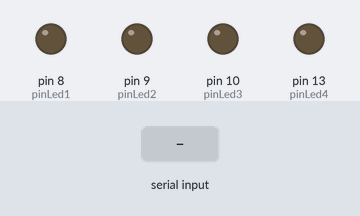
Bench run of a sketch on a simulated Arduino Uno, built with avr-gcc and run on an emulated ATmega328P. Shown: output pins drawn as LEDs (lit = HIGH). The inputs (shaded band) are chosen by the test bench. What the sketch prints to the serial monitor is not drawn.

Above: at 1.2 s.
1.3 s: "S" received over Serial
At 2.1 s:
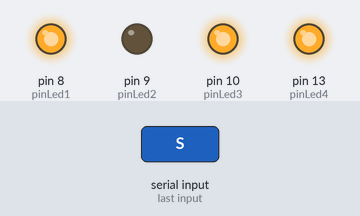
3.8 s: "V" received over Serial
At 4.3 s:
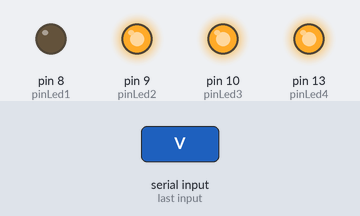
Timing chart, 0 to 7.3 s (numbered marks = the images above; inputs shaded):
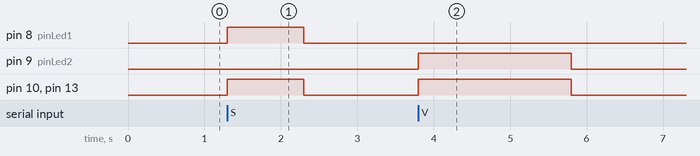

The sketch:

Arduino_TTL_output_upon_serial_trigger.ino
```cpp
const int pinLed1 =  8; // Led1 for Sounds
const int pinLed2 =  9; // Led2 for Visuals
const int pinLed3 = 10; // Led that copies both Led1 and Led2
const int pinLed4 = 13; // Built-in/debug Led that copies both Led1 and Led2

char receivedChar;
boolean newData = false;

const int durLed1      = 1000; // how many msec keep the LED1 on upon trigger
const int durLed2      = 2000; // how many msec keep the LED2 on upon trigger
const int delayLed1    =    0; // how many msec wait after trigger before switching LED1 on
const int delayLed2    =    0; // how many msec wait after trigger before switching LED2 on
boolean LED1isON = false;
boolean LED2isON = false;
unsigned long t0 = millis(); // will store time LED was turned on
unsigned long tF = millis(); // will store time TTL_frame was turned on

void setup() {
  // put your setup code here, to run once:
  Serial.begin(115200);
  while (!Serial) {
    ; //
  }
  // Confirm connection
  Serial.println("Arduino online");
  pinMode(pinLed1, OUTPUT);
  digitalWrite(pinLed1, LOW);
  pinMode(pinLed2, OUTPUT);
  digitalWrite(pinLed2, LOW);
  pinMode(pinLed3, OUTPUT);
  digitalWrite(pinLed3, LOW);
  pinMode(pinLed4, OUTPUT);
  digitalWrite(pinLed4, LOW);
}

void loop() {
  // put your main code here, to run repeatedly:
  newData = false;
  recvOneChar();

  if (newData == true && receivedChar == 'S') {
    t0 = millis();
    while ((millis()-t0) < delayLed1) {
      ; // do nothing, just wait
    }
    digitalWrite(pinLed1, HIGH);
    //digitalWrite(pinLed2, HIGH);
    digitalWrite(pinLed3, HIGH);
    digitalWrite(pinLed4, HIGH);
    t0 = millis();
    //Serial.println("LED turned on");
    newData = false;
    LED1isON = true;
  }
  else if (newData == true && receivedChar == 'V') {
    t0 = millis();
    while ((millis()-t0) < delayLed2) {
      ; // do nothing, just wait
    }
    //digitalWrite(pinLed1, HIGH);
    digitalWrite(pinLed2, HIGH);
    digitalWrite(pinLed3, HIGH);
    digitalWrite(pinLed4, HIGH);
    t0 = millis();
    //Serial.println("LED turned on");
    newData = false;
    LED2isON = true;
  }
  else if (newData == true && receivedChar == '0') {
    digitalWrite(pinLed1, LOW);
    digitalWrite(pinLed2, LOW);
    digitalWrite(pinLed3, LOW);
    digitalWrite(pinLed4, LOW);
    //Serial.println("LED turned off");
    newData = false;
    LED1isON = false;
    LED2isON = false;
  }

  else if (newData == true &&
          (receivedChar != '0' && receivedChar != 'S' && receivedChar != 'V') ) {
    digitalWrite(pinLed1, LOW);
    digitalWrite(pinLed2, LOW);
    digitalWrite(pinLed3, LOW);
    digitalWrite(pinLed4, LOW);
    //Serial.println("LED turned off");
    newData = false;
    LED1isON = false;
    LED2isON = false;
  }

  if (LED1isON == true && ((millis()-t0) >= durLed1)) {
    digitalWrite(pinLed1, LOW);
    //digitalWrite(pinLed2, LOW);
    digitalWrite(pinLed3, LOW);
    digitalWrite(pinLed4, LOW);
    LED1isON = false;
  }
  if (LED2isON == true && ((millis()-t0) >= durLed2)) {
    //digitalWrite(pinLed1, LOW);
    digitalWrite(pinLed2, LOW);
    digitalWrite(pinLed3, LOW);
    digitalWrite(pinLed4, LOW);
    LED1isON = false;
  }
}

void recvOneChar() {
    // When the LED and TTL are Off, just wait here until a message is received.
    // Wait here only when the LED and TTL are Off, otherwise you will not be able to switch them Off.
    // Waiting here probably saves just a few microseconds.
    while (Serial.available() < 1 && LED1isON == false && LED2isON == false) {
      ;
      // delayMicroseconds(1);
    }
    if (Serial.available() > 0) {
        receivedChar = Serial.read();
        newData = true;
    }
}
```

Measured:
- after the input at 1.3 s, pin 8 (pinLed1), pin 10 (pinLed3), pin 13 (pinLed4): LOW → HIGH at once, → LOW 1.0 s later
- after the input at 3.8 s, pin 9 (pinLed2), pin 10 (pinLed3), pin 13 (pinLed4): LOW → HIGH at once, → LOW 2.0 s later
